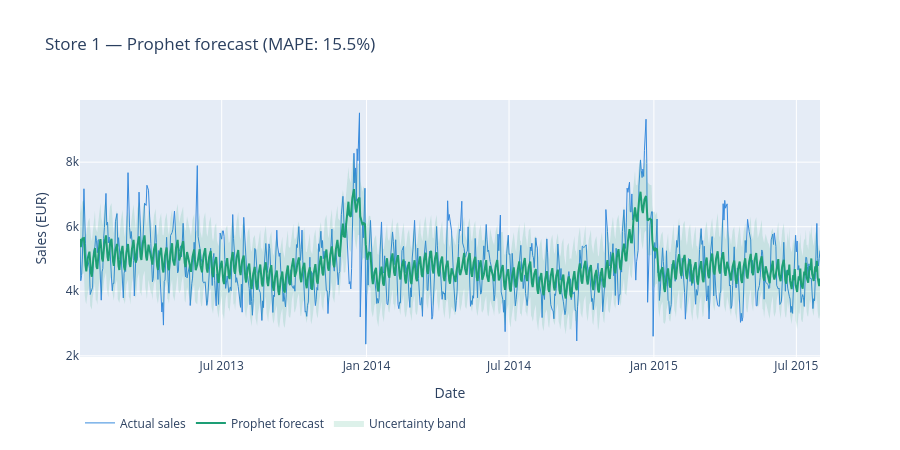

Notebook code cell kept with this figure:
### Code cell
# Full forecast plot with uncertainty bands
fig = go.Figure()

# Actual sales
fig.add_trace(go.Scatter(
    x=prophet_df['ds'], y=prophet_df['y'],
    name='Actual sales',
    line=dict(color='#378ADD', width=1)
))

# Forecast line
fig.add_trace(go.Scatter(
    x=forecast['ds'], y=forecast['yhat'],
    name='Prophet forecast',
    line=dict(color='#1D9E75', width=2)
))

# Uncertainty band
fig.add_trace(go.Scatter(
    x=list(forecast['ds']) + list(forecast['ds'][::-1]),
    y=list(forecast['yhat_upper']) + list(forecast['yhat_lower'][::-1]),
    fill='toself',
    fillcolor='rgba(29,158,117,0.15)',
    line=dict(color='rgba(0,0,0,0)'),
    name='Uncertainty band'
))

fig.update_layout(
    title=f'Store {STORE_ID} — Prophet forecast (MAPE: {mape:.1f}%)',
    xaxis_title='Date',
    yaxis_title='Sales (EUR)',
    height=450,
    legend=dict(orientation='h', y=-0.2)
)
fig.show()
import matplotlib.pyplot as plt
fig.write_html('../reports/prophet_forecast.html')
print('Saved as HTML -> reports/prophet_forecast.html')

### Figure 1 — Plotly figure (JSON) as saved in the notebook; plotly's stock layout.template omitted (floating-point values rounded to 4 significant figures; data arrays with more than 128 entries replaced by an {"elided": "..."} marker saying what was removed)
{"data": [{"line": {"color": "#378ADD", "width": 1}, "name": "Actual sales", "type": "scatter", "x": {"elided": "781 str values"}, "y": {"elided": "781 int values"}}, {"line": {"color": "#1D9E75", "width": 2}, "name": "Prophet forecast", "type": "scatter", "x": {"elided": "787 str values"}, "y": {"elided": "787 float values"}}, {"fill": "toself", "fillcolor": "rgba(29,158,117,0.15)", "line": {"color": "rgba(0,0,0,0)"}, "name": "Uncertainty band", "type": "scatter", "x": {"elided": "1574 str values"}, "y": {"elided": "1574 float values"}}], "layout": {"height": 450, "legend": {"orientation": "h", "y": -0.2}, "title": {"text": "Store 1 — Prophet forecast (MAPE: 15.5%)"}, "xaxis": {"title": {"text": "Date"}}, "yaxis": {"title": {"text": "Sales (EUR)"}}}}
